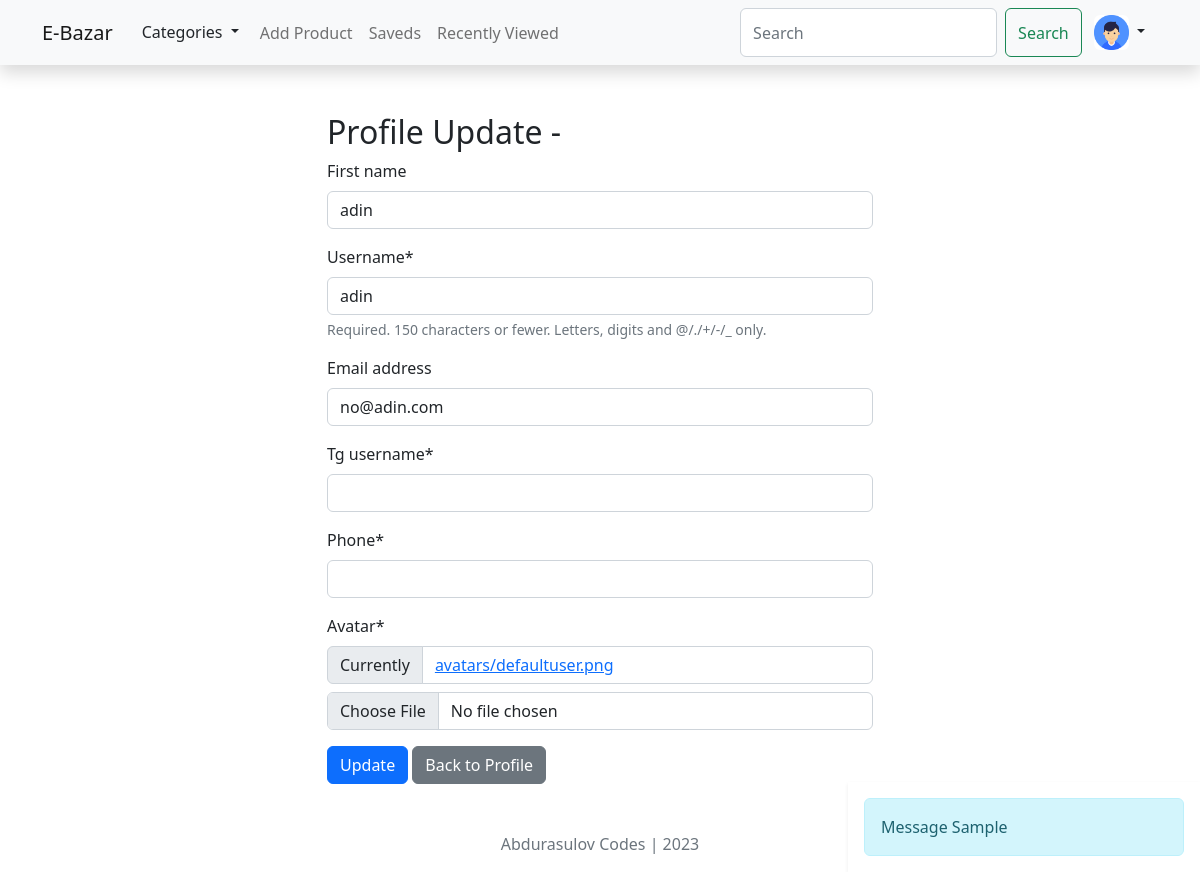
Page /users/update/ (signed in) on the earlier database version.
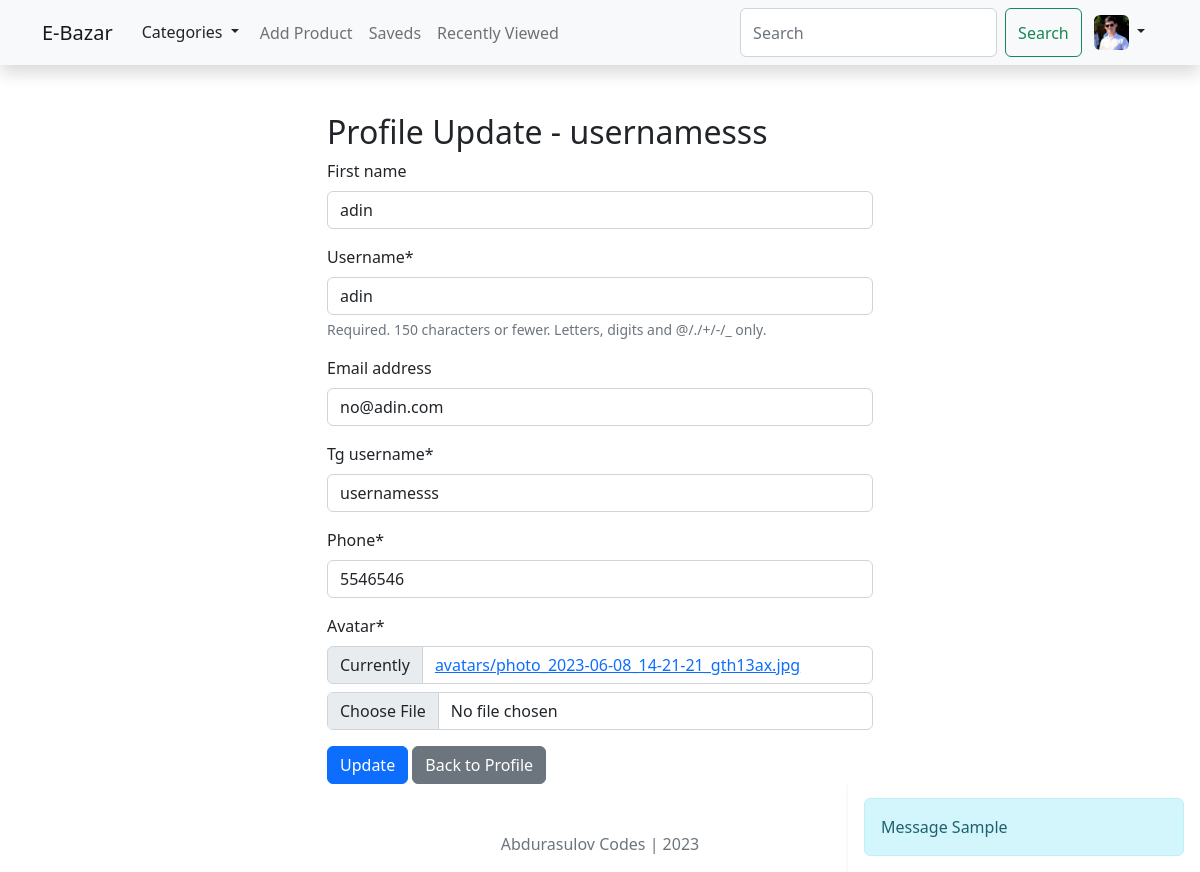
Same page on the later database version.
### users/models.py (models this page shows)
class CustomUser(AbstractUser):
    phone = models.CharField(max_length=17)
    tg_username = models.CharField(max_length=150)
    avatar = models.ImageField(upload_to='avatars/', default='avatars/defaultuser.png')
    def __str__(self):
        return str(self.tg_username)

### users/views.py (the view, shortened to what this page needs)
# urls.py: path("update/", ProfileUpdateView.as_view(), name="update"),
class ProfileUpdateView(LoginRequiredMixin, View):
    login_url = "login"
    def get(self, request):
        form = UpdateProfileForm(instance=request.user)
        return render(request, "profile_update.html", {"form":form})

### users/forms.py
class UpdateProfileForm(forms.ModelForm):
    class Meta:
        model = CustomUser
        fields = ("first_name", "username", "email", "tg_username", "phone", "avatar",)

### main/views.py (called while the page is built)
def all_page_view_category(request):
    categorys = Category.objects.all()
    return {"categorys":categorys}

### templates/profile_update.html (shortened to what this page needs)
{% extends 'base.html' %}
{% load crispy_forms_tags %}
{% block content %}
<div class="container">
<div class="row mt-5">
    <div class="col mt-5">
</div>
    <div class="col-6 mt-6">
    <h2>
Profile Update - {{ request.user }}
</h2>
    <form method="POST" enctype="multipart/form-data"> {% csrf_token %}
                {{ form | crispy }}
                <button type="submit" class="btn btn-primary"> Update </button>
                <a class="btn btn-secondary" href="{% url 'users:profile' request.user.username %}"> Back to Profile </a>
            </form>
</div>
    <div class="col">
    </div>
</div>
</div>
{% endblock content %}

### templates/base.html (shortened to what this page needs)
{% load static %}
<!DOCTYPE html>
<html lang="en">
<head>
    <link rel="stylesheet" type="text/css" href="{% static 'style.css' %}">
 <link rel="stylesheet" href="https://cdn.jsdelivr.net/npm/bootstrap-icons@1.3.0/font/bootstrap-icons.css">
</head>
<body>
    <nav class="shadow navbar navbar-expand-lg bg-light">
        <div class="container">
          <a class="navbar-brand" href="/">E-Bazar</a>
          <div class="collapse navbar-collapse" id="navbarContent">
            <ul class="navbar-nav me-auto mb-2 mb-lg-0">
              <li class="nav-tem">
                <div class="btn-group">
                  <button type="button" class="btn  dropdown-toggle" data-bs-toggle="dropdown" data-bs-display="static" aria-expanded="false">
                    Categories
                  </button>
                </div>
              </li>
              <li class="nav-item">
                <a class="nav-link" href="#">Add Product</a>
              </li>
              <li class="nav-item">
                <a class="nav-link" href="#">Saveds</a>
              </li>
              <li class="nav-item">
                <a class="nav-link" href="#">Recently Viewed</a>
              </li>
            </ul>
              <div class="btn-group">
                <form class="d-flex " role="search">
                  <input class="form-control me-2" name="q" type="search" placeholder="Search" aria-label="Search">
                  <button class="btn btn-outline-success" type="submit">Search</button>
                </form>
                {% if request.user.is_authenticated %}
                <button type="button" class="btn  dropdown-toggle" data-bs-toggle="dropdown" data-bs-display="static" aria-expanded="false">
                  <img src="{{ request.user.avatar.url }}" width="35" height="35" class=" rounded" alt="">
                </button>
                {% else %}
                <a href = "{% url 'login' %}" class="btn btn-primary"> Login</a>
                <a href = "{% url "users:signup" %}" class="btn btn-primary"> SignUp</a>
                {% endif %}
              </div>
          </div>
        </div>
    </nav>
    {% block content %}
    {% endblock content %}
    <div class="container">
        <div style="z-index: 312;" class="shadow-sm position-fixed end-0 bottom-0 mt-4">
            <div style="width: 20rem; opacity:0.9 " class=" m-3 alert alert-info" role="alert">
                Message Sample
            </div>
        </div>
    </div>
    <div class="footer m-5 mb-3 ">
        <center class="text-muted" >Abdurasulov Codes | 2023</center>
    </div>
</body>
</html>

Differences in the rows shown:
changed CustomUser "adin": user.avatar: picture added in place of a placeholder; user (not shown) → "usernamesss"; tg_username (not shown) → "usernamesss"; phone (not shown) → "5546546"
Other differences:
text no longer shown: "First name Username * Required. 150 characters or fewer. Letters, digits and @/./+/-/_ only. Email address Tg username * Phone * Avatar * Currently avatars/defaultuser.png"
text now shown: "First name Username * Required. 150 characters or fewer. Letters, digits and @/./+/-/_ only. Email address Tg username * Phone * Avatar * Currently avatars/photo_2023-06-08_14-21-21_gth13ax.jpg"
